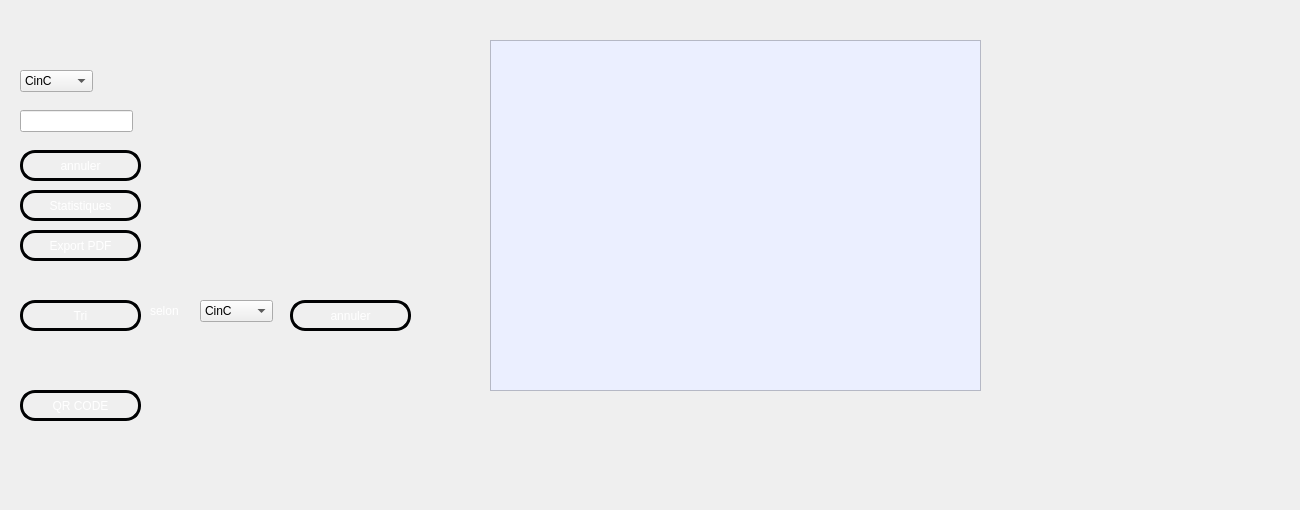
   <widget class="QWidget" name="tab_3">
    <attribute name="title">
     <string>Afficher</string>
    </attribute>
    <widget class="QTableView" name="tableView">
     <property name="geometry">
      <rect>
       <x>490</x>
       <y>40</y>
       <width>491</width>
       <height>351</height>
      </rect>
     </property>
     <property name="styleSheet">
      <string notr="true">background-color: rgb(235, 239, 255);</string>
     </property>
    </widget>
    <widget class="QLabel" name="label_9">
     <property name="geometry">
      <rect>
       <x>-10</x>
       <y>-30</y>
       <width>1291</width>
       <height>501</height>
      </rect>
     </property>
     <property name="text">
      <string/>
     </property>
     <property name="pixmap">
      <pixmap resource="image.qrc">:/image/fond.jpg</pixmap>
     </property>
    </widget>
    <widget class="QLineEdit" name="lineEdit_chercher">
     <property name="geometry">
      <rect>
       <x>20</x>
       <y>110</y>
       <width>113</width>
       <height>22</height>
      </rect>
     </property>
     <property name="styleSheet">
      <string notr="true">background-color: qconicalgradient(cx:0.5, cy:0.5, angle:0, stop:0 rgba(35, 40, 3, 255), stop:0.16 rgba(136, 106, 22, 255), stop:0.225 rgba(166, 140, 41, 255), stop:0.285 rgba(204, 181, 74, 255), stop:0.345 rgba(235, 219, 102, 255), stop:0.415 rgba(245, 236, 112, 255), stop:0.52 rgba(209, 190, 76, 255), stop:0.57 rgba(187, 156, 51, 255), stop:0.635 rgba(168, 142, 42, 255), stop:0.695 rgba(202, 174, 68, 255), stop:0.75 rgba(218, 202, 86, 255), stop:0.815 rgba(208, 187, 73, 255), stop:0.88 rgba(187, 156, 51, 255), stop:0.935 rgba(137, 108, 26, 255), stop:1 rgba(35, 40, 3, 255));
color: rgb(0, 0, 0);</string>
     </property>
    </widget>
    <widget class="QComboBox" name="comboBox_chercher">
     <property name="geometry">
      <rect>
       <x>20</x>
       <y>70</y>
       <width>73</width>
       <height>22</height>
      </rect>
     </property>
     <property name="styleSheet">
      <string notr="true">background-color: qconicalgradient(cx:0.5, cy:0.5, angle:0, stop:0 rgba(35, 40, 3, 255), stop:0.16 rgba(136, 106, 22, 255), stop:0.225 rgba(166, 140, 41, 255), stop:0.285 rgba(204, 181, 74, 255), stop:0.345 rgba(235, 219, 102, 255), stop:0.415 rgba(245, 236, 112, 255), stop:0.52 rgba(209, 190, 76, 255), stop:0.57 rgba(187, 156, 51, 255), stop:0.635 rgba(168, 142, 42, 255), stop:0.695 rgba(202, 174, 68, 255), stop:0.75 rgba(218, 202, 86, 255), stop:0.815 rgba(208, 187, 73, 255), stop:0.88 rgba(187, 156, 51, 255), stop:0.935 rgba(137, 108, 26, 255), stop:1 rgba(35, 40, 3, 255));</string>
     </property>
     <item>
      <property name="text">
       <string>CinC</string>
      </property>
     </item>
     <item>
      <property name="text">
       <string>NomC</string>
      </property>
     </item>
     <item>
      <property name="text">
       <string>PrenomC</string>
      </property>
     </item>
     <item>
      <property name="text">
       <string>AdresseC</string>
      </property>
     </item>
     <item>
      <property name="text">
       <string>Nbp</string>
      </property>
     </item>
     <item>
      <property name="text">
       <string>Paiement</string>
      </property>
     </item>
     <item>
      <property name="text">
       <string>code</string>
      </property>
     </item>
    </widget>
    <widget class="QLabel" name="label_12">
     <property name="geometry">
      <rect>
       <x>150</x>
       <y>300</y>
       <width>51</width>
       <height>21</height>
      </rect>
     </property>
     <property name="styleSheet">
      <string notr="true">font: 57 8pt &quot;Neue Haas Grotesk Text Pro Medi&quot;;
color: rgb(255, 255, 255);</string>
     </property>
     <property name="text">
      <string>selon</string>
     </property>
    </widget>
    <widget class="QComboBox" name="comboBox_tri">
     <property name="geometry">
      <rect>
       <x>200</x>
       <y>300</y>
       <width>73</width>
       <height>22</height>
      </rect>
     </property>
     <property name="styleSheet">
      <string notr="true">background-color: qconicalgradient(cx:0.5, cy:0.5, angle:0, stop:0 rgba(35, 40, 3, 255), stop:0.16 rgba(136, 106, 22, 255), stop:0.225 rgba(166, 140, 41, 255), stop:0.285 rgba(204, 181, 74, 255), stop:0.345 rgba(235, 219, 102, 255), stop:0.415 rgba(245, 236, 112, 255), stop:0.52 rgba(209, 190, 76, 255), stop:0.57 rgba(187, 156, 51, 255), stop:0.635 rgba(168, 142, 42, 255), stop:0.695 rgba(202, 174, 68, 255), stop:0.75 rgba(218, 202, 86, 255), stop:0.815 rgba(208, 187, 73, 255), stop:0.88 rgba(187, 156, 51, 255), stop:0.935 rgba(137, 108, 26, 255), stop:1 rgba(35, 40, 3, 255));</string>
     </property>
     <item>
      <property name="text">
       <string>CinC</string>
      </property>
     </item>
     <item>
      <property name="text">
       <string>NomC </string>
      </property>
     </item>
     <item>
      <property name="text">
       <string>PrenomC</string>
      </property>
     </item>
     <item>
      <property name="text">
       <string>AdresseC</string>
      </property>
     </item>
     <item>
      <property name="text">
       <string>Nbp</string>
      </property>
     </item>
     <item>
      <property name="text">
       <string>Paiement</string>
      </property>
     </item>
     <item>
      <property name="text">
       <string>code</string>
      </property>
     </item>
    </widget>
    <widget class="QLabel" name="label_13">
     <property name="geometry">
      <rect>
       <x>190</x>
       <y>360</y>
       <width>71</width>
       <height>81</height>
      </rect>
     </property>
     <property name="text">
      <string/>
     </property>
    </widget>
    <widget class="QPushButton" name="pushButton_2">
     <property name="geometry">
      <rect>
       <x>20</x>
       <y>150</y>
       <width>121</width>
       <height>31</height>
      </rect>
     </property>
     <property name="styleSheet">
      <string notr="true">QPushButton {
color: #ffffff;
border: 3px solid #010203;
font: 8pt &quot;MS Reference Sans Serif&quot;;
border-radius: 15px;
padding: 5px;
background: qradialgradient(cx: 0.3, cy: -0.4,
fx: 0.3, fy: -0.4,
radius: 3, stop: 0 #010203, stop: 1 #c4c9c7);
min-width: 80px;
}

QPushButton:hover {
background: qradialgradient(cx: 0.3, cy: -0.4,
fx: 0.3, fy: -0.4,
radius: 3, stop: 0 #010203, stop: 1 #010203);
}

 QPushButton:pressed {
background: qradialgradient(cx: 0.4, cy: -0.1,
fx: 0.4, fy: -0.1,
radius: 3, stop: 0 #c4c9c7, stop: 1 #c4c9c7);
}</string>
     </property>
     <property name="text">
      <string>annuler</string>
     </property>
    </widget>
    <widget class="QPushButton" name="pushButton_7">
     <property name="geometry">
      <rect>
       <x>290</x>
       <y>300</y>
       <width>121</width>
       <height>31</height>
      </rect>
     </property>
     <property name="styleSheet">
      <string notr="true">QPushButton {
color: #ffffff;
border: 3px solid #010203;
font: 8pt &quot;MS Reference Sans Serif&quot;;
border-radius: 15px;
padding: 5px;
background: qradialgradient(cx: 0.3, cy: -0.4,
fx: 0.3, fy: -0.4,
radius: 3, stop: 0 #010203, stop: 1 #c4c9c7);
min-width: 80px;
}

QPushButton:hover {
background: qradialgradient(cx: 0.3, cy: -0.4,
fx: 0.3, fy: -0.4,
radius: 3, stop: 0 #010203, stop: 1 #010203);
}

 QPushButton:pressed {
background: qradialgradient(cx: 0.4, cy: -0.1,
fx: 0.4, fy: -0.1,
radius: 3, stop: 0 #c4c9c7, stop: 1 #c4c9c7);
}</string>
     </property>
     <property name="text">
      <string>annuler</string>
     </property>
    </widget>
    <widget class="QPushButton" name="pushButton_6">
     <property name="geometry">
      <rect>
       <x>20</x>
       <y>300</y>
       <width>121</width>
       <height>31</height>
      </rect>
     </property>
     <property name="styleSheet">
      <string notr="true">QPushButton {
color: #ffffff;
border: 3px solid #010203;
font: 8pt &quot;MS Reference Sans Serif&quot;;
border-radius: 15px;
padding: 5px;
background: qradialgradient(cx: 0.3, cy: -0.4,
fx: 0.3, fy: -0.4,
radius: 3, stop: 0 #010203, stop: 1 #c4c9c7);
min-width: 80px;
}

QPushButton:hover {
background: qradialgradient(cx: 0.3, cy: -0.4,
fx: 0.3, fy: -0.4,
radius: 3, stop: 0 #010203, stop: 1 #010203);
}

 QPushButton:pressed {
background: qradialgradient(cx: 0.4, cy: -0.1,
fx: 0.4, fy: -0.1,
radius: 3, stop: 0 #c4c9c7, stop: 1 #c4c9c7);
}</string>
     </property>
     <property name="text">
      <string>Tri</string>
     </property>
    </widget>
    <widget class="QPushButton" name="pushButton_5">
     <property name="geometry">
      <rect>
       <x>20</x>
       <y>190</y>
       <width>121</width>
       <height>31</height>
      </rect>
     </property>
     <property name="styleSheet">
      <string notr="true">QPushButton {
color: #ffffff;
border: 3px solid #010203;
font: 8pt &quot;MS Reference Sans Serif&quot;;
border-radius: 15px;
padding: 5px;
background: qradialgradient(cx: 0.3, cy: -0.4,
fx: 0.3, fy: -0.4,
radius: 3, stop: 0 #010203, stop: 1 #c4c9c7);
min-width: 80px;
}

QPushButton:hover {
background: qradialgradient(cx: 0.3, cy: -0.4,
fx: 0.3, fy: -0.4,
radius: 3, stop: 0 #010203, stop: 1 #010203);
}

 QPushButton:pressed {
background: qradialgradient(cx: 0.4, cy: -0.1,
fx: 0.4, fy: -0.1,
radius: 3, stop: 0 #c4c9c7, stop: 1 #c4c9c7);
}</string>
     </property>
     <property name="text">
      <string>Statistiques</string>
     </property>
    </widget>
    <widget class="QPushButton" name="pushButton_4">
     <property name="geometry">
      <rect>
       <x>20</x>
       <y>230</y>
       <width>121</width>
       <height>31</height>
      </rect>
     </property>
     <property name="styleSheet">
      <string notr="true">QPushButton {
color: #ffffff;
border: 3px solid #010203;
font: 8pt &quot;MS Reference Sans Serif&quot;;
border-radius: 15px;
padding: 5px;
background: qradialgradient(cx: 0.3, cy: -0.4,
fx: 0.3, fy: -0.4,
radius: 3, stop: 0 #010203, stop: 1 #c4c9c7);
min-width: 80px;
}

QPushButton:hover {
background: qradialgradient(cx: 0.3, cy: -0.4,
fx: 0.3, fy: -0.4,
radius: 3, stop: 0 #010203, stop: 1 #010203);
}

 QPushButton:pressed {
background: qradialgradient(cx: 0.4, cy: -0.1,
fx: 0.4, fy: -0.1,
radius: 3, stop: 0 #c4c9c7, stop: 1 #c4c9c7);
}</string>
     </property>
     <property name="text">
      <string>Export PDF</string>
     </property>
    </widget>
    <widget class="QPushButton" name="pushButton_QR">
     <property name="geometry">
      <rect>
       <x>20</x>
       <y>390</y>
       <width>121</width>
       <height>31</height>
      </rect>
     </property>
     <property name="styleSheet">
      <string notr="true">QPushButton {
color: #ffffff;
border: 3px solid #010203;
font: 8pt &quot;MS Reference Sans Serif&quot;;
border-radius: 15px;
padding: 5px;
background: qradialgradient(cx: 0.3, cy: -0.4,
fx: 0.3, fy: -0.4,
radius: 3, stop: 0 #010203, stop: 1 #c4c9c7);
min-width: 80px;
}

QPushButton:hover {
background: qradialgradient(cx: 0.3, cy: -0.4,
fx: 0.3, fy: -0.4,
radius: 3, stop: 0 #010203, stop: 1 #010203);
}

 QPushButton:pressed {
background: qradialgradient(cx: 0.4, cy: -0.1,
fx: 0.4, fy: -0.1,
radius: 3, stop: 0 #c4c9c7, stop: 1 #c4c9c7);
}</string>
     </property>
     <property name="text">
      <string>QR CODE</string>
     </property>
    </widget>
    <zorder>label_9</zorder>
    <zorder>tableView</zorder>
    <zorder>lineEdit_chercher</zorder>
    <zorder>comboBox_chercher</zorder>
    <zorder>label_12</zorder>
    <zorder>comboBox_tri</zorder>
    <zorder>label_13</zorder>
    <zorder>pushButton_2</zorder>
    <zorder>pushButton_7</zorder>
    <zorder>pushButton_6</zorder>
    <zorder>pushButton_5</zorder>
    <zorder>pushButton_4</zorder>
    <zorder>pushButton_QR</zorder>
   </widget>
